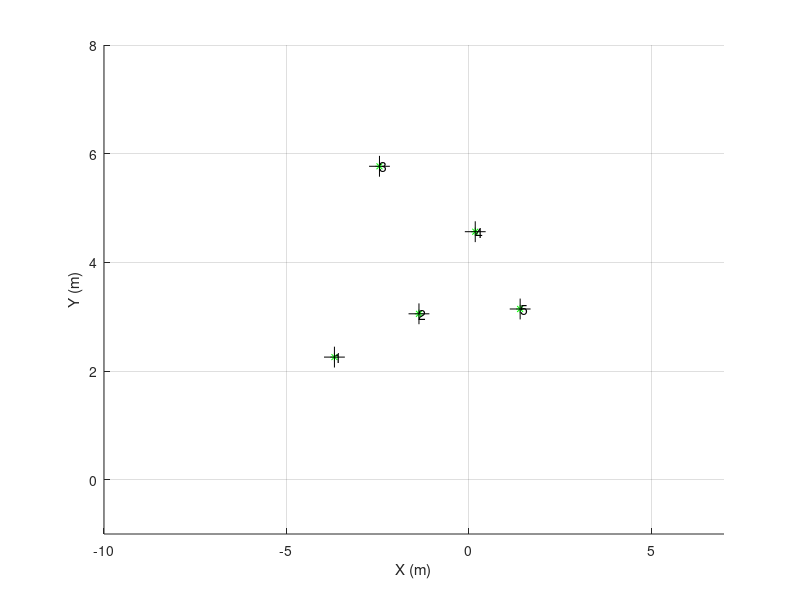

Source code (MATLAB): (Note: this script raises an error after producing the figure.)
% Author: Po-Heng Chen , Z5014392
% 11/04/2018   Wednesday    Week6
% Program: Solution for AAS, S1.2018, Project02.PartD
% ======================== Main function ==================================
function MyProgram()
    clear ; clc() ; close all;
    load('Speed_dataC.mat') ; load('IMU_dataC.mat') ; load('Laser__2C.mat') ;
    
    % Storing value.......................................................
    
    N_imu = Vel.N;
    speed = Vel.speeds;
    times_imu = double(Vel.times)/10000;
    times_imu = times_imu - times_imu(1);
    
    N_laser = dataL.N;
    times_laser = double(dataL.times)/10000;
    times_laser = times_laser - times_laser(1);
    
    % Initilize plotting...................................................
    figure(8) ; clf() ; hold on ; grid on ; zoom on ;
    xlabel('X (m)') ; ylabel('Y (m)') ; axis([-10 7 -1 8]) ;
    MyGUIHandle.handle1 = quiver3(0,0,0,0,'Color','magenta','LineWidth',2); % robot position
    MyGUIHandle.handle2 = plot(0,0,'g*'); % obstacle
    MyGUIHandle.handle3 = plot(0,0,'k+','MarkerSize',15); % landmark
    MyGUIHandle.handle6 = title('');      % empty title (update synchronizly with pole update)
    MyGUIHandle.handle7 = text(0,0,'');
    MyGUIHandle.handle8 = text(0,0,'');
    MyGUIHandle.handle9 = text(0,0,'');
    MyGUIHandle.handle10 = text(0,0,'');
    MyGUIHandle.handle11 = text(0,0,'');
    MyGUIHandle.handle88 = quiver3(0,0,0,0,'Color','blue','LineWidth',2); % robot position
    
    % Manage yaw_rate bias.................................................
    ii = times_imu < 20 ;
    bias = mean(IMU.DATAf(6,ii)) ;
    yaw_rate = IMU.DATAf(6,:) - bias ;
% ================================= KF ====================================    
    % Declare standard deviation of the error .............................
stdDevGyro = 1.5*pi/180 ;        
stdDevSpeed = 0.05 ; 
sdev_rangeMeasurement = 0.15 ; 
sdev_BearingMeasurment = 1*pi/180;
    
Xe_History= zeros(3,N_imu-1) ; 
Xe = [ 0; 0; pi/2 ] ;
Xe_History(:,1) = Xe ;

d = 0.46;

P = zeros(3,3) ;
% ?????????????????????????????????????????????????????????????????????
Q_Process_Model = diag( [ (0.01)^2 ,(0.01)^2 , (1*pi/180)^2]) ; % Q_model 
Q_Input = diag([ stdDevSpeed*stdDevSpeed , stdDevGyro*stdDevGyro]);
% ========================================================================

    Xdr = zeros(3,N_imu-1);
    Xdr(:,1) = [0 0 pi/2]; 

    j = 1;             % Index of Laser Scan
    for i = 1:N_imu-1  % Index of Vehicel Pose
        Dt = times_imu(i+1)-times_imu(i);
        Xdr(:,i+1) = PredictVehiclePose(Xdr(:,i), yaw_rate(i), speed(i) ,Dt);
%         Xdr(:,i+1) = PredictVehiclePose(Xdr(:,i), yaw_rate(i), speed(i) ,times_imu(i+1)-times_imu(i));
        if times_imu(i) > times_laser(j)
            if j == 1, landmark = ProcessFirstScan( dataL.Scans(:,j), MyGUIHandle, j, Xdr(:,i) ); end
            GOOIs = ProcessScan( dataL.Scans(:,j), MyGUIHandle, j, Xdr(:,i), landmark );
            % ================= KF ==================
            
            % Jacobian matrix of model
            J = [ [ 1,  0,  -Dt*speed(i)*sin(Xe(3))  ] ; 
                  [ 0,  1,   Dt*speed(i)*cos(Xe(3))  ] ;    
                  [ 0,  0,      1                    ] ] ; 

            % Jacobian matrix of input
           Jn = [ [ Dt*cos(Xe(3)), 0 ] ; 
                  [ Dt*sin(Xe(3)), 0 ] ;    
                  [ 0            , Dt ] ] ;        
            
            % 
            Q = Q_Process_Model + Jn*Q_Input*Jn';
            
            % new covariance, P(K+1|K) = J*P(K|K)*J'+Q ;
            P = J*P*J'+ Q ;
            
            % ===== Prediction =====
            Xe = PredictVehiclePose(Xe,yaw_rate(i),speed(i),Dt) ;
            Xe = Xe';
            
            % ????????????????????????????
            [MasuredRanges, MasuredBearings] = GetMeasurementsFomNearbyLandmarks(Xe,GOOIs)
%             disp(i);
            if GOOIs.N > 0
                for u = 1:length(GOOIs.ID)
                    
                    ID = GOOIs.ID(u);
                    
                    % some auxiliary variables.
                    eDX = landmark.Centers(1,ID) - Xe(1) - d*cos(Xe(3));      % (xu-x)
                    eDY = landmark.Centers(2,ID) - Xe(2) - d*sin(Xe(3));      % (yu-y)
                    eDD = sqrt( eDX*eDX + eDY*eDY ) ; %   so : sqrt( (xu-x)^2+(yu-y)^2 ) 
                    ExpectedRange = eDD ;
                    ExpectedBearing = atan2(eDY,eDX) - Xe(3) + pi/2 ;
                    
                    H = [  -eDX/eDD , -eDY/eDD      , 0 ;
                         eDY/(eDD^2), -eDX/(eDD^2)  ,-1 ] ;
                    
                    z = [ MasuredRanges(u) - ExpectedRange ; 
                        MasuredBearings(u) - ExpectedBearing ];
                    z(2) = wrapToPi(z(2));
                    
                    R = [ sdev_rangeMeasurement*sdev_rangeMeasurement,       0;
                              0,    sdev_BearingMeasurment*sdev_BearingMeasurment];
                    
                    % === Intermediate step ===
                    S = R + H*P*H';
                    K = P*H'/S ;
                    % ===== Observation =====
                    % update the  expected value
                    Xe = Xe + K*z ;       
                    % update the  Covariance % i.e. "P = P-P*H'*iS*H*P"  )
                    P = P - K*H*P ;       
                end
            end
            Xe_History(:,i)    = Xe ;
            % =======================================
            PlotPose( Xdr, Xe_History,MyGUIHandle, i, N_imu ); % plot it synchornizly with scan will loop faster
            j = j + 1 ; 
DtObservations = times_laser(j) - times_laser(j-1);
            pause(0.01) ;
        end
    end
return
end

% =========================================================================
function [ranges,bearings] = GetMeasurementsFomNearbyLandmarks(X,GOOIs)
    N = GOOIs.N;
    d = 0.46;
    if GOOIs.N>0
        dx = GOOIs.Centers(1,:) - X(1) - d*cos(X(3));
        dy = GOOIs.Centers(2,:) - X(2) - d*sin(X(3));
        ranges = sqrt((dx.*dx + dy.*dy)) ;
        IDs = [1 : GOOIs.N];
bearings = atan2(dy,dx) - X(3) + pi/2 ;
    else
        IDs=[];ranges=[];
bearings=[];
    end;
    % I simulate I measure/detect all the landmarks, however there can be
    % cases where I see just the nearby ones.
return ;
end

% ======================== Process Laser ==================================
function landmark = ProcessFirstScan(scan,mh,j,Pose)
mask1FFF = uint16(2^13-1);
maskE000 = bitshift(uint16(7),13); % shift 0111 to left 13 bits

intensities = bitand(scan,maskE000);
ranges    = single(bitand(scan,mask1FFF))*0.01; 

% Transfer Polar form to Cartesian form
angles = [0:360]'*0.5* pi/180 ;       
X = -cos(angles).*ranges;
Y = sin(angles).*ranges;

landmark = ExtractOOIs(ranges,intensities, X, Y);
landmark = PlotOOIs(mh,landmark,intensities,j,Pose);

return;
end

function GOOIs = ProcessScan(scan,mh,j,Pose,landmark)
mask1FFF = uint16(2^13-1);
maskE000 = bitshift(uint16(7),13)  ; % shift 0111 to left 13 bits

intensities = bitand(scan,maskE000);
ranges    = single(bitand(scan,mask1FFF))*0.01; 

% Transfer Polar form to Cartesian form
angles = [0:360]'*0.5* pi/180 ;       
X = -cos(angles).*ranges;
Y = sin(angles).*ranges;  

OOIs = ExtractOOIs(ranges,intensities, X, Y) ;
 if OOIs.N > 0
    GOOIs = PlotOOIs(mh,OOIs,intensities,j,Pose); % get the OOIs with global coordinate
    GOOIs = PrintID(mh,GOOIs,landmark);
 else
    GOOIs = OOIs;
    GOOIs.ID = [];
 end
return;
end

function r = ExtractOOIs(ranges,intensities,X,Y)
    r.N = 0;
    r.Centers = [];
    r.Sizes   = []; % diameter
    r.Color = [];
    count = 0;

    for i = 1:length(ranges)-1
        if abs(ranges(i)-ranges(i+1)) > 0.05 
            x = mean(X((i-count):i));
            y = mean(Y((i-count):i));
            diameter = sqrt((X(i-count)-X(i))^2+(Y(i-count)-Y(i))^2);
            
            color = 0;
            if sum(intensities((i-count):i))~=0, color = 1; end
            
            if  diameter <= 0.2 && diameter >= 0.05 && color == 1
                if isempty(r.Centers)       %If value is empty
                    r.Centers(1,:) = x;
                    r.Centers(2,:) = y;
                    r.Color = color;
                    r.Sizes = diameter;
                else
                    r.Centers = [r.Centers(1,:),x;r.Centers(2,:),y];
                    r.Color = [r.Color,color];
                    r.Sizes = [r.Sizes,diameter];
                end
                r.N = r.N + 1;
            end
            count = 0;    
        else
            count = count + 1;
        end
    end
 return;
end

% Return OOIs as global frame
function GOOIs = PlotOOIs(mh,OOIs,intensities,i,Pose) % this funciton return global coordinate
    if OOIs.N<1,  return ; end;
    OOIs_HR = find(OOIs.Color~=0);
    
    L = 0.46;
    xx = OOIs.Centers(1,OOIs_HR);
    yy = OOIs.Centers(2,OOIs_HR) + L;
    
    % Rotation
    heading = Pose(3);
    rotate = heading - pi/2 ; %disp(rotate);
    x = xx*cos(rotate)-yy*sin(rotate);
    y = xx*sin(rotate)+yy*cos(rotate);
    
    % Translation
    x = x + Pose(1);
    y = y + Pose(2);
    
    % return global coordinate
    GOOIs.Centers = [x;y];
    GOOIs.N = OOIs.N;
    
    set(mh.handle2,'xdata',x ,'ydata',y );
    if i==1, set(mh.handle3,'xdata',x(OOIs_HR) ,'ydata',y(OOIs_HR) );end
return;
end

function GOOIs = PrintID(mh,GOOIs,landmark)
    abc = [];
    for k = 1:GOOIs.N % start with certain ooi(green plot)
        
        min = 0.4;
        index = 0;
        for h = 1:landmark.N % check the distance with each landmark respectively
            
            temp = pdist([landmark.Centers(:,h)'; GOOIs.Centers(:,k)']);
            if temp < min 
               min = temp;
               index = h;
            end
            
        end
        
        if index~=0, abc = real([abc,index]);end 
        
    end
    
    if ~isempty(abc)
       if sum(ismember(abc,1))==1
           set(mh.handle7,'Position',[double(landmark.Centers(1,1)),double(landmark.Centers(2,1))],'String',1); 
       else 
           set(mh.handle7,'Position',[0,0],'String',0);
       end
       if sum(ismember(abc,2))==1
           set(mh.handle8,'Position',[double(landmark.Centers(1,2)),double(landmark.Centers(2,2))],'String',2); 
       else 
           set(mh.handle8,'Position',[0,0],'String',0);
       end
       if sum(ismember(abc,3))==1
           set(mh.handle9,'Position',[double(landmark.Centers(1,3)),double(landmark.Centers(2,3))],'String',3); 
       else 
           set(mh.handle9,'Position',[0,0],'String',0);
       end
       if sum(ismember(abc,4))==1
           set(mh.handle10,'Position',[double(landmark.Centers(1,4)),double(landmark.Centers(2,4))],'String',4); 
       else 
           set(mh.handle10,'Position',[0,0],'String',0);
       end
       if sum(ismember(abc,5))==1
           set(mh.handle11,'Position',[double(landmark.Centers(1,5)),double(landmark.Centers(2,5))],'String',5); 
       else 
           set(mh.handle11,'Position',[0,0],'String',0);
       end
    end
    GOOIs.ID = abc;
return;
end
% ========================= Process Vehicle ===============================
function X = PredictVehiclePose(X0,yaw_rate,speed,dt)
    dL = dt*speed ;
    X(3) = X0(3) + dt * (-yaw_rate); % yawA = -yawB
    X(1:2) = X0(1:2) + dL*[ cos(X0(3));sin(X0(3))] ;
return ;
end

function PlotPose(Xdr, Xe_History, mh, i, N_imu)
    L = 0.46;
    set(mh.handle1,'xdata',Xdr(1,i),'ydata',Xdr(2,i),'udata',L * cos(Xdr(3,i)),'vdata',L * sin(Xdr(3,i)));
    s = sprintf('(Dynamic plotting...)\nShowing scan #[%d]/[%d]\r',i,N_imu);
    set(mh.handle6,'string',s);
    set(mh.handle88,'xdata',Xe_History(1,i),'ydata',Xe_History(2,i),'udata',L * cos(Xe_History(3,i)),'vdata',L * sin(Xe_History(3,i)));
end
% =========================================================================
% =========================================================================
% =========================================================================

% =================== Vehicle plot (different way) ========================
%     MyGUIHandle.handle1 = line(0,0,'Color','magenta','LineWidth',2); % robot position

%     x = [Pose(1,i) Pose(1,i) + (speed(i)+scale) * cos(Pose(3,i))];
%     y = [Pose(2,i) Pose(2,i) + (speed(i)+scale) * sin(Pose(3,i))];
%     set(mh.handle1,'xdata',x ,'ydata',y);

%   set(mh.handle1,'xdata',Pose(1,i) ,'ydata',Pose(2,i) );
%   set(mh.handle1,'xdata',Pose(1,:) ,'ydata',Pose(2,:) );

% ========================== Local plot ===================================
%     MyGUIHandle.handle4 = plot(0,0,'b.'); % all scan
%     MyGUIHandle.handle5 = plot(0,0,'r*'); % bright OOIs
    